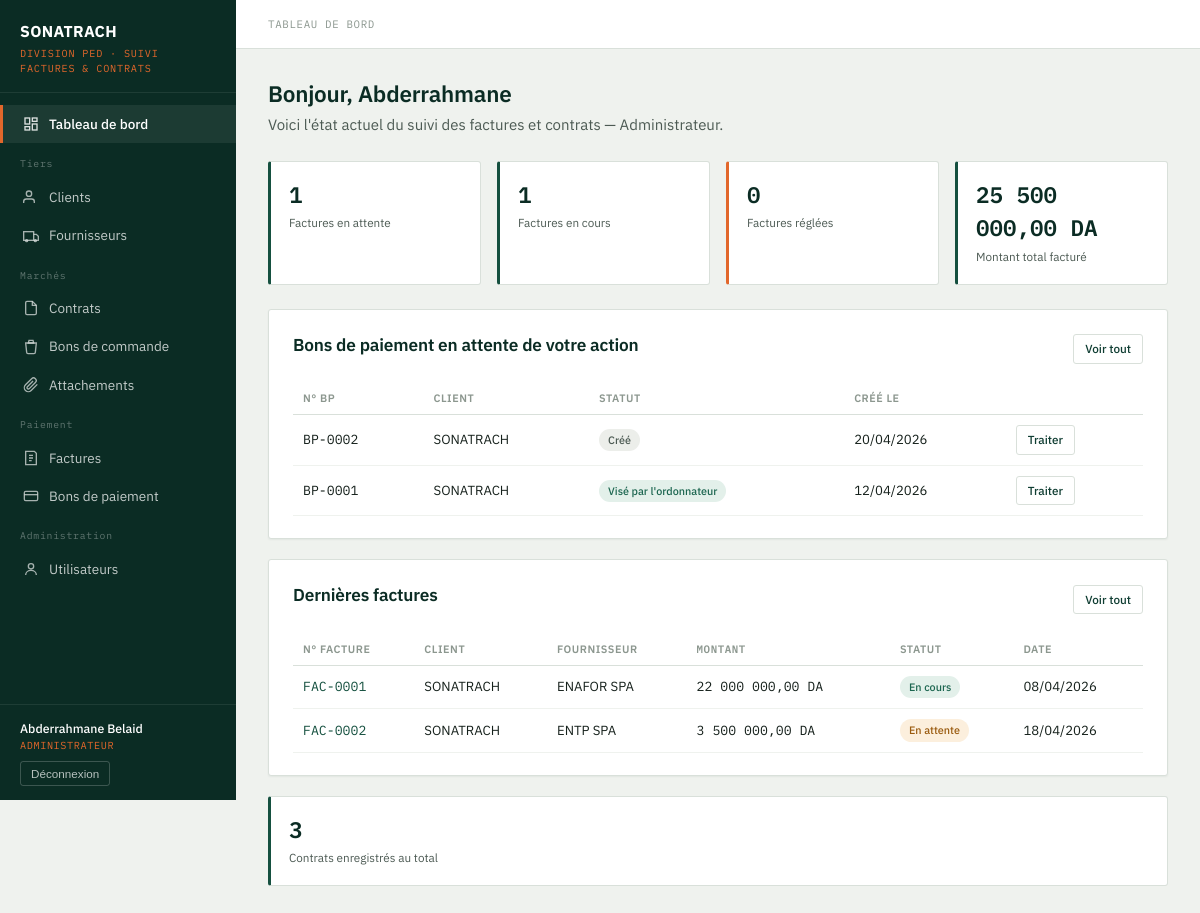
/dashboard/index.php (signed in), run on the app's committed database.
### tables this page shows
CREATE TABLE bons_paiement (
    num_bp              INT AUTO_INCREMENT PRIMARY KEY,
    date_creation_bp    DATE NOT NULL,
    statut              ENUM(
                            'cree',
                            'envoye_ordonnateur',
                            'vise_ordonnateur',
                            'remis_tresorerie',
                            'vise_comptable',
                            'retourne_ordonnateur',
                            'retourne_tresorerie',
                            'regle'
                        ) DEFAULT 'cree',
    date_envoi_ord      DATE,
    date_arrivee_ord    DATE,
    date_retour_ord     DATE,
    visa_ord            TINYINT(1) DEFAULT 0,
    date_remise_tre     DATE,
    date_arrivee_tre    DATE,
    date_retour_tre     DATE,
    visa_tre            TINYINT(1) DEFAULT 0,
    visa_comp           TINYINT(1) DEFAULT 0,
    observation         TEXT,
    id_user_ordonnateur INT,
    id_user_tresorerie  INT,
    id_user_comptable   INT,
    num_cl              INT,
    FOREIGN KEY (id_user_ordonnateur) REFERENCES utilisateurs(id_user),
    FOREIGN KEY (id_user_tresorerie)  REFERENCES utilisateurs(id_user),
    FOREIGN KEY (id_user_comptable)   REFERENCES utilisateurs(id_user),
    FOREIGN KEY (num_cl) REFERENCES clients(num_cl)
);

CREATE TABLE clients (
    num_cl      INT AUTO_INCREMENT PRIMARY KEY,
    rs_cl       VARCHAR(150) NOT NULL,
    div_cl      VARCHAR(100),
    adr_cl      VARCHAR(200),
    wilaya_cl   VARCHAR(50),
    commune_cl  VARCHAR(50),
    date_creation DATETIME DEFAULT CURRENT_TIMESTAMP
);

CREATE TABLE factures (
    num_fac      INT AUTO_INCREMENT PRIMARY KEY,
    date_fac     DATE NOT NULL,
    ddp_fac      DATE,
    cdp_fac      DATE,
    montant_fac  DECIMAL(15,2) NOT NULL,
    statut       ENUM('en_attente','en_cours','reglee') DEFAULT 'en_attente',
    num_cl       INT,
    num_bp       INT,
    id_four      INT,
    date_creation DATETIME DEFAULT CURRENT_TIMESTAMP,
    FOREIGN KEY (num_cl)  REFERENCES clients(num_cl),
    FOREIGN KEY (num_bp)  REFERENCES bons_paiement(num_bp),
    FOREIGN KEY (id_four) REFERENCES fournisseurs(id_four)
);

CREATE TABLE fournisseurs (
    id_four        INT AUTO_INCREMENT PRIMARY KEY,
    rs_four        VARCHAR(150) NOT NULL,
    nom_four       VARCHAR(100),
    pre_four       VARCHAR(100),
    num_tel_four   VARCHAR(20),
    adr_four       VARCHAR(200),
    nis_four       VARCHAR(30),
    num_fax_four   VARCHAR(20),
    date_creation  DATETIME DEFAULT CURRENT_TIMESTAMP
);

### includes/auth.php (called while the page is built, shortened)
<?php
function current_user() {
    return [
        'id'      => $_SESSION['user_id'] ?? null,
        'nom'     => $_SESSION['nom'] ?? '',
        'prenom'  => $_SESSION['prenom'] ?? '',
        'role'    => $_SESSION['role'] ?? '',
        'id_four' => $_SESSION['id_four'] ?? null,
    ];
}
function is_role($role) {
    return ($_SESSION['role'] ?? null) === $role;
}
function base_url($path = '') {
    $root = rtrim(dirname($_SERVER['SCRIPT_NAME']), '/\\');
    $subfolders = ['/clients', '/fournisseurs', '/contrats', '/bons_commande', '/attachements', '/factures', '/bons_paiement', '/dashboard', '/admin', '/espace_fournisseur'];
    foreach ($subfolders as $sub) {
        if (substr($root, -strlen($sub)) === $sub) {
            $root = substr($root, 0, -strlen($sub));
            break;
        }
    }
    return ($root === '' ? '' : $root) . '/' . ltrim($path, '/');
}
function role_label($role) {
    $labels = [
        'admin'                 => 'Administrateur',
        'ordonnateur'           => 'Ordonnateur',
        'tresorerie'            => 'Chargé de trésorerie',
        'comptable'             => 'Comptable',
        'gestionnaire_factures' => 'Gestionnaire de factures',
        'fournisseur'           => 'Fournisseur',
    ];
    return $labels[$role] ?? ucfirst($role);
}
function e($str) {
    return htmlspecialchars($str ?? '', ENT_QUOTES, 'UTF-8');
}
function fmt_montant($montant) {
    return number_format((float)$montant, 2, ',', ' ') . ' DA';
}
function fmt_date($date) {
    $d = DateTime::createFromFormat('Y-m-d', $date) ?: new DateTime($date);
    return $d->format('d/m/Y');
}

### includes/workflow.php (called while the page is built, shortened)
<?php
function statut_bp_label($statut) {
    $labels = [
        'cree'                 => 'Créé',
        'envoye_ordonnateur'   => 'Envoyé à l\'ordonnateur',
        'vise_ordonnateur'     => 'Visé par l\'ordonnateur',
        'remis_tresorerie'     => 'Remis à la trésorerie',
        'vise_comptable'       => 'Visé par le comptable',
        'retourne_ordonnateur' => 'Retourné (ordonnateur)',
        'retourne_tresorerie'  => 'Retourné (trésorerie)',
        'regle'                => 'Réglé',
    ];
    return $labels[$statut] ?? $statut;
}
function statut_bp_couleur($statut) {
    $couleurs = [
        'cree'                 => 'neutre',
        'envoye_ordonnateur'   => 'attente',
        'vise_ordonnateur'     => 'progres',
        'remis_tresorerie'     => 'progres',
        'vise_comptable'       => 'progres',
        'retourne_ordonnateur' => 'alerte',
        'retourne_tresorerie'  => 'alerte',
        'regle'                => 'succes',
    ];
    return $couleurs[$statut] ?? 'neutre';
}
function statut_fac_label($statut) {
    $labels = [
        'en_attente' => 'En attente',
        'en_cours'   => 'En cours',
        'reglee'     => 'Réglée',
    ];
    return $labels[$statut] ?? $statut;
}
function statut_fac_couleur($statut) {
    $couleurs = [
        'en_attente' => 'attente',
        'en_cours'   => 'progres',
        'reglee'     => 'succes',
    ];
    return $couleurs[$statut] ?? 'neutre';
}

### dashboard/index.php (the view, shortened to what this page needs)
<?php
require_once __DIR__ . '/../includes/auth.php';
require_once __DIR__ . '/../includes/workflow.php';
$user = current_user();
$page_crumb = 'Tableau de bord';
$nbFacturesAttente = $pdo->query("SELECT COUNT(*) FROM factures WHERE statut='en_attente'")->fetchColumn();
$nbFacturesEnCours = $pdo->query("SELECT COUNT(*) FROM factures WHERE statut='en_cours'")->fetchColumn();
$nbFacturesReglees = $pdo->query("SELECT COUNT(*) FROM factures WHERE statut='reglee'")->fetchColumn();
$montantTotal = $pdo->query("SELECT COALESCE(SUM(montant_fac),0) FROM factures")->fetchColumn();
$nbContrats = $pdo->query("SELECT COUNT(*) FROM contrats")->fetchColumn();
$role = $user['role'];
$bpEnAttente = [];
if (in_array($role, ['ordonnateur','tresorerie','comptable','admin'])) {
    $stmt = $pdo->query("
        SELECT bp.*, c.rs_cl
        FROM bons_paiement bp
        LEFT JOIN clients c ON c.num_cl = bp.num_cl
        WHERE bp.statut NOT IN ('regle')
        ORDER BY bp.date_creation_bp DESC
        LIMIT 30
    ");
    $all = $stmt->fetchAll();
    foreach ($all as $bp) {
        if (!empty(actions_possibles_bp($bp['statut'], $role))) {
            $bpEnAttente[] = $bp;
        }
    }
}
$dernieresFactures = $pdo->query("
    SELECT f.*, c.rs_cl, fo.rs_four
    FROM factures f
    LEFT JOIN clients c ON c.num_cl = f.num_cl
    LEFT JOIN fournisseurs fo ON fo.id_four = f.id_four
    ORDER BY f.date_creation DESC
    LIMIT 6
")->fetchAll();
include __DIR__ . '/../includes/header.php';
?>
<h1>Bonjour, <?= e($user['prenom']) ?></h1>
<p style="color:var(--ink-600); margin-top:-8px; margin-bottom:24px;">Voici l'état actuel du suivi des factures et contrats — <?= e(role_label($role)) ?>.</p>
<div class="kpi-row">
    <div class="kpi">
        <span class="value mono"><?= (int)$nbFacturesAttente ?></span>
        <span class="label">Factures en attente</span>
    </div>
    <div class="kpi">
        <span class="value mono"><?= (int)$nbFacturesEnCours ?></span>
        <span class="label">Factures en cours</span>
    </div>
    <div class="kpi flame">
        <span class="value mono"><?= (int)$nbFacturesReglees ?></span>
        <span class="label">Factures réglées</span>
    </div>
    <div class="kpi">
        <span class="value mono"><?= fmt_montant($montantTotal) ?></span>
        <span class="label">Montant total facturé</span>
    </div>
</div>
<?php if (!empty($bpEnAttente)): ?>
<div class="card">
    <div class="card-head">
        <h2>Bons de paiement en attente de votre action</h2>
        <a href="<?= base_url('bons_paiement/list.php') ?>" class="btn outline small">Voir tout</a>
    </div>
    <table>
        <thead>
            <tr><th>N° BP</th><th>Client</th><th>Statut</th><th>Créé le</th><th></th></tr>
        </thead>
        <tbody>
            <?php foreach ($bpEnAttente as $bp): ?>
            <tr>
                <td class="num">BP-<?= str_pad($bp['num_bp'], 4, '0', STR_PAD_LEFT) ?></td>
                <td><?= e($bp['rs_cl']) ?></td>
                <td><span class="badge <?= statut_bp_couleur($bp['statut']) ?>"><?= e(statut_bp_label($bp['statut'])) ?></span></td>
                <td><?= fmt_date($bp['date_creation_bp']) ?></td>
                <td><a href="<?= base_url('bons_paiement/view.php?id=' . $bp['num_bp']) ?>" class="btn small outline">Traiter</a></td>
            </tr>
            <?php endforeach; ?>
        </tbody>
    </table>
</div>
<?php endif; ?>
<div class="card">
    <div class="card-head">
        <h2>Dernières factures</h2>
        <a href="<?= base_url('factures/list.php') ?>" class="btn outline small">Voir tout</a>
    </div>
    <?php if (empty($dernieresFactures)): ?>
        <div class="empty-state">Aucune facture enregistrée pour le moment.</div>
    <?php else: ?>
    <table>
        <thead>
            <tr><th>N° Facture</th><th>Client</th><th>Fournisseur</th><th class="num">Montant</th><th>Statut</th><th>Date</th></tr>
        </thead>
        <tbody>
            <?php foreach ($dernieresFactures as $f): ?>
            <tr>
                <td class="num"><a href="<?= base_url('factures/view.php?id=' . $f['num_fac']) ?>">FAC-<?= str_pad($f['num_fac'], 4, '0', STR_PAD_LEFT) ?></a></td>
                <td><?= e($f['rs_cl']) ?></td>
                <td><?= e($f['rs_four']) ?></td>
                <td class="num"><?= fmt_montant($f['montant_fac']) ?></td>
                <td><span class="badge <?= statut_fac_couleur($f['statut']) ?>"><?= e(statut_fac_label($f['statut'])) ?></span></td>
                <td><?= fmt_date($f['date_fac']) ?></td>
            </tr>
            <?php endforeach; ?>
        </tbody>
    </table>
    <?php endif; ?>
</div>
<div class="kpi-row" style="grid-template-columns: 1fr;">
    <div class="kpi">
        <span class="value mono"><?= (int)$nbContrats ?></span>
        <span class="label">Contrats enregistrés au total</span>
    </div>
</div>
<?php include __DIR__ . '/../includes/footer.php'; ?>

### includes/header.php (shortened to what this page needs)
<?php
require_once __DIR__ . '/auth.php';
$user = current_user();
$dir = basename(dirname($_SERVER['SCRIPT_NAME']));
function nav_active($dirCheck, $dir) {
    return $dir === $dirCheck ? 'active' : '';
}
?>
<!DOCTYPE html>
<html lang="fr">
<head>
<link rel="stylesheet" href="<?= base_url('assets/css/style.css') ?>">
</head>
<body>
<div class="app-shell">
    <aside class="sidebar">
        <div class="sidebar-brand">
            <div class="org">SONATRACH</div>
            <div class="sub">Division PED · Suivi Factures &amp; Contrats</div>
        </div>
        <nav class="sidebar-nav">
            <a href="<?= base_url('dashboard/index.php') ?>" class="<?= nav_active('dashboard', $dir) ?>">
                <svg width="16" height="16" viewBox="0 0 24 24" fill="none" stroke="currentColor" stroke-width="2"><rect x="3" y="3" width="7" height="9"/><rect x="14" y="3" width="7" height="5"/><rect x="14" y="12" width="7" height="9"/><rect x="3" y="16" width="7" height="5"/></svg>
                Tableau de bord
            </a>
            <div class="group-label">Tiers</div>
            <a href="<?= base_url('clients/list.php') ?>" class="<?= nav_active('clients', $dir) ?>">
                <svg width="16" height="16" viewBox="0 0 24 24" fill="none" stroke="currentColor" stroke-width="2"><path d="M17 21v-2a4 4 0 0 0-4-4H5a4 4 0 0 0-4 4v2"/><circle cx="9" cy="7" r="4"/></svg>
                Clients
            </a>
            <a href="<?= base_url('fournisseurs/list.php') ?>" class="<?= nav_active('fournisseurs', $dir) ?>">
                <svg width="16" height="16" viewBox="0 0 24 24" fill="none" stroke="currentColor" stroke-width="2"><rect x="1" y="7" width="15" height="13"/><path d="M16 11h4l3 3v6h-7"/><circle cx="5.5" cy="20.5" r="1.5"/><circle cx="18.5" cy="20.5" r="1.5"/></svg>
                Fournisseurs
            </a>
            <div class="group-label">Marchés</div>
            <a href="<?= base_url('contrats/list.php') ?>" class="<?= nav_active('contrats', $dir) ?>">
                <svg width="16" height="16" viewBox="0 0 24 24" fill="none" stroke="currentColor" stroke-width="2"><path d="M14 2H6a2 2 0 0 0-2 2v16a2 2 0 0 0 2 2h12a2 2 0 0 0 2-2V8z"/><path d="M14 2v6h6"/></svg>
                Contrats
            </a>
            <a href="<?= base_url('bons_commande/list.php') ?>" class="<?= nav_active('bons_commande', $dir) ?>">
                <svg width="16" height="16" viewBox="0 0 24 24" fill="none" stroke="currentColor" stroke-width="2"><path d="M9 2h6l1 4H8z"/><path d="M4 6h16l-1.5 14a2 2 0 0 1-2 2H7.5a2 2 0 0 1-2-2z"/></svg>
                Bons de commande
            </a>
            <a href="<?= base_url('attachements/list.php') ?>" class="<?= nav_active('attachements', $dir) ?>">
                <svg width="16" height="16" viewBox="0 0 24 24" fill="none" stroke="currentColor" stroke-width="2"><path d="M21.44 11.05l-9.19 9.19a6 6 0 0 1-8.49-8.49l9.19-9.19a4 4 0 0 1 5.66 5.66l-9.2 9.19a2 2 0 0 1-2.83-2.83l8.49-8.48"/></svg>
                Attachements
            </a>
            <div class="group-label">Paiement</div>
            <a href="<?= base_url('factures/list.php') ?>" class="<?= nav_active('factures', $dir) ?>">
                <svg width="16" height="16" viewBox="0 0 24 24" fill="none" stroke="currentColor" stroke-width="2"><path d="M4 2h13l3 3v17H4z"/><path d="M9 8h6M9 12h6M9 16h4"/></svg>
                Factures
            </a>
            <a href="<?= base_url('bons_paiement/list.php') ?>" class="<?= nav_active('bons_paiement', $dir) ?>">
                <svg width="16" height="16" viewBox="0 0 24 24" fill="none" stroke="currentColor" stroke-width="2"><rect x="2" y="5" width="20" height="14" rx="2"/><path d="M2 10h20"/></svg>
                Bons de paiement
            </a>
            <?php if (is_role('admin')): ?>
            <div class="group-label">Administration</div>
            <a href="<?= base_url('admin/utilisateurs.php') ?>" class="<?= nav_active('admin', $dir) ?>">
                <svg width="16" height="16" viewBox="0 0 24 24" fill="none" stroke="currentColor" stroke-width="2"><circle cx="12" cy="8" r="4"/><path d="M4 21c0-4 3.5-7 8-7s8 3 8 7"/></svg>
                Utilisateurs
            </a>
            <?php endif; ?>
        </nav>
        <div class="sidebar-user">
            <div class="name"><?= e($user['prenom'] . ' ' . $user['nom']) ?></div>
            <div class="role"><?= e(role_label($user['role'])) ?></div>
            <form action="<?= base_url('logout.php') ?>" method="post">
                <button type="submit">Déconnexion</button>
            </form>
        </div>
    </aside>
    <div class="main">
        <div class="topbar">
            <div class="crumb"><?= isset($page_crumb) ? e($page_crumb) : '' ?></div>
        </div>
        <div class="content">

### includes/footer.php
        </div>
    </div>
</div>
</body>
</html>

### data on the page
bons_paiement: num_bp "0002", num_cl.rs_cl "SONATRACH", statut "Créé", date_creation_bp "20/04/2026"
bons_paiement: num_bp "0001", num_cl.rs_cl "SONATRACH", statut "Visé par l'ordonnateur", date_creation_bp "12/04/2026"
factures: num_fac "0001", num_cl.rs_cl "SONATRACH", id_four.rs_four "ENAFOR SPA", montant_fac "22 000 000,00 DA", statut "En cours", date_fac "08/04/2026"
factures: num_fac "0002", num_cl.rs_cl "SONATRACH", id_four.rs_four "ENTP SPA", montant_fac "3 500 000,00 DA", statut "En attente", date_fac "18/04/2026"

### other printed values
$user['prenom'] . ' ' . $user['nom'] "Abderrahmane Belaid"
role_label($user['role']) "ADMINISTRATEUR"
$page_crumb "TABLEAU DE BORD"
$user['prenom'] "Abderrahmane"
role_label($role) "Administrateur"
$nbFacturesAttente "1"
$nbFacturesEnCours "1"
$nbFacturesReglees "0"
fmt_montant($montantTotal) "25 500 000,00 DA"
$nbContrats "3"
